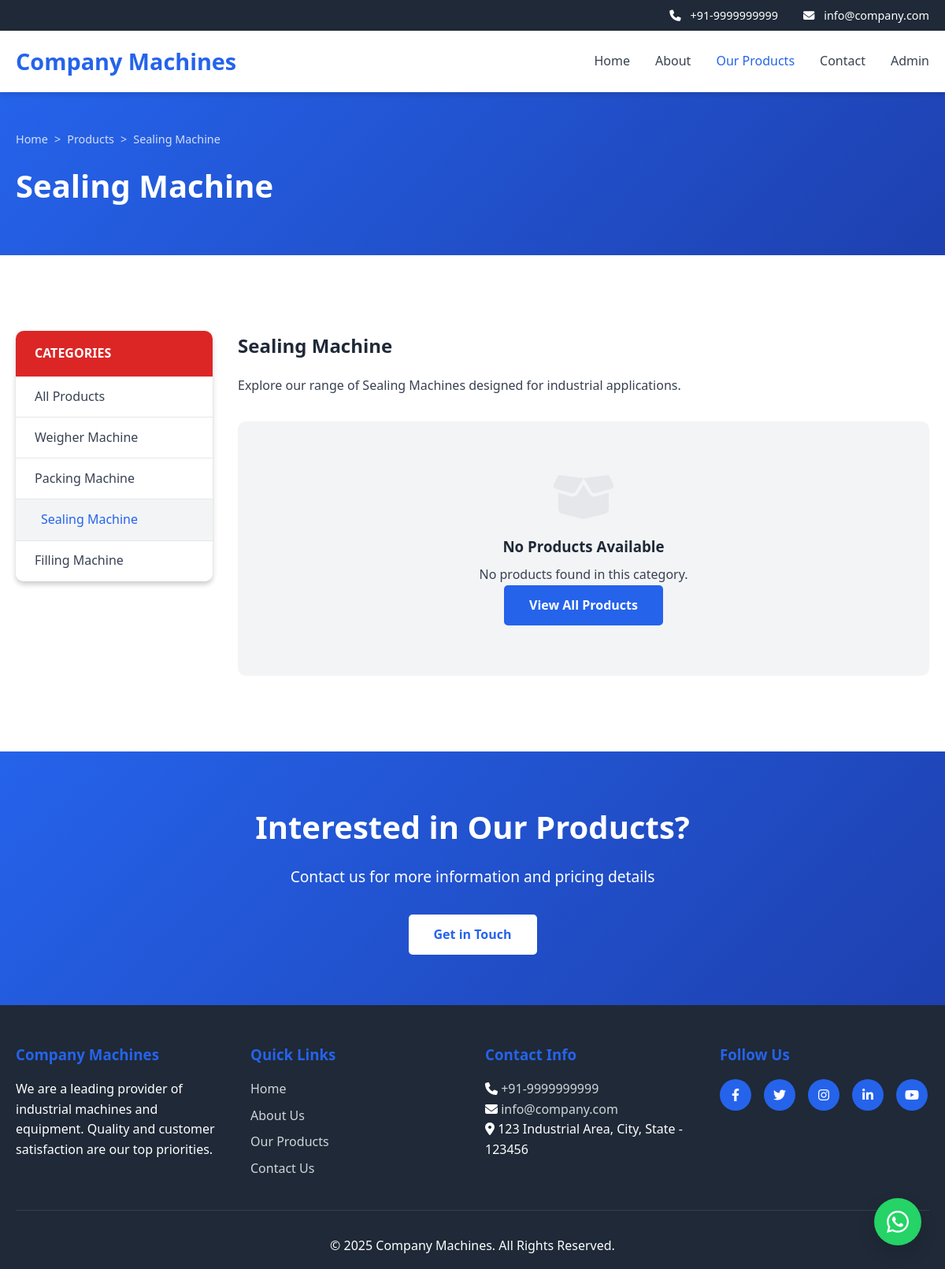
Screenshot of /products.php?category=3 with the database file from the repository.
### tables this page shows
CREATE TABLE IF NOT EXISTS categories (
    id INT PRIMARY KEY AUTO_INCREMENT,
    name VARCHAR(100) NOT NULL,
    slug VARCHAR(100) NOT NULL,
    parent_id INT DEFAULT NULL,
    display_order INT DEFAULT 0,
    created_at TIMESTAMP DEFAULT CURRENT_TIMESTAMP
);

### includes/functions.php (called while the page is built, shortened)
<?php
function getAllSettings() {
    global $conn;
    $query = "SELECT setting_key, setting_value FROM site_settings";
    $result = mysqli_query($conn, $query);
    $settings = [];
    while ($row = mysqli_fetch_assoc($result)) {
        $settings[$row['setting_key']] = $row['setting_value'];
    }
    return $settings;
}
?>

### products.php (the view, shortened to what this page needs)
<?php
require_once 'config.php';
require_once 'includes/functions.php';
$category_id = isset($_GET['category']) ? intval($_GET['category']) : 0;
$cat_query = "SELECT * FROM categories ORDER BY display_order ASC, name ASC";
$cat_result = mysqli_query($conn, $cat_query);
$categories = [];
while ($row = mysqli_fetch_assoc($cat_result)) {
    $categories[] = $row;
}
$current_category = '';
if ($category_id > 0) {
    foreach ($categories as $cat) {
        if ($cat['id'] == $category_id) {
            $current_category = $cat['name'];
            break;
        }
    }
}
include 'includes/header.php';
?>
<section class="page-header products-page-header">
    <div class="container">
        <div class="breadcrumb">
            <a href="index.php">Home</a>
            <span>&gt;</span>
            <a href="products.php">Products</a>
            <?php if ($current_category): ?>
                <span>&gt;</span>
                <span><?php echo htmlspecialchars($current_category); ?></span>
            <?php endif; ?>
        </div>
        <h1><?php echo $current_category ? htmlspecialchars($current_category) : 'Our Products'; ?></h1>
    </div>
</section>
<section class="products-section">
    <div class="container">
        <div class="products-layout">
            <aside class="products-sidebar">
                <div class="sidebar-widget">
                    <h3 class="sidebar-title">CATEGORIES</h3>
                    <ul class="category-list">
                        <li>
                            <a href="products.php" class="<?php echo $category_id == 0 ? 'active' : ''; ?>">
                                All Products
                            </a>
                        </li>
                        <?php foreach ($categories as $cat): ?>
                            <li>
                                <a href="products.php?category=<?php echo $cat['id']; ?>"
                                   class="<?php echo $category_id == $cat['id'] ? 'active' : ''; ?>">
                                    <?php echo htmlspecialchars($cat['name']); ?>
                                </a>
                            </li>
                        <?php endforeach; ?>
                    </ul>
                </div>
            </aside>
            <div class="products-main">
                <?php if ($current_category): ?>
                    <div class="category-description">
                        <h2><?php echo htmlspecialchars($current_category); ?></h2>
                        <p class="show-more-text">
                            Explore our range of <?php echo htmlspecialchars($current_category); ?>s designed for industrial applications.
                        </p>
                    </div>
                <?php endif; ?>
                <div class="products-grid-new">
                    <?php if (mysqli_num_rows($result) > 0): ?>
                        <?php while ($product = mysqli_fetch_assoc($result)): ?>
                            <div class="product-card-new">
                                <a href="product.php?id=<?php echo $product['id']; ?>" class="product-link">
                                    <div class="product-image-wrapper">
                                        <?php if ($product['media_type'] == 'image'): ?>
                                            <img src="<?php echo BASE_URL . $product['media_path']; ?>" alt="<?php echo htmlspecialchars($product['title']); ?>">
                                        <?php else: ?>
                                            <video src="<?php echo BASE_URL . $product['media_path']; ?>" muted></video>
                                        <?php endif; ?>
                                    </div>
                                    <div class="product-card-content">
                                        <h3><?php echo strtoupper(htmlspecialchars($product['title'])); ?></h3>
                                        <button class="read-more-btn-new">Read more</button>
                                    </div>
                                </a>
                            </div>
                        <?php endwhile; ?>
                    <?php else: ?>
                        <div class="no-products-message">
                            <i class="fas fa-box-open"></i>
                            <h3>No Products Available</h3>
                            <p>No products found in this category.</p>
                            <a href="products.php" class="btn btn-primary">View All Products</a>
                        </div>
                    <?php endif; ?>
                </div>
            </div>
        </div>
    </div>
</section>
<section class="cta-section">
    <div class="container">
        <h2>Interested in Our Products?</h2>
        <p>Contact us for more information and pricing details</p>
        <a href="contact.php" class="btn btn-light">Get in Touch</a>
    </div>
</section>
<?php include 'includes/footer.php'; ?>

### css/style.css (style rules this page uses)
* { margin: 0; padding: 0; box-sizing: border-box; }
:root { --primary-color: #2563eb; --secondary-color: #1e40af; --accent-color: #dc2626; --success-color: #10b981; --danger-color: #ef4444; --warning-color: #f59e0b; --dark-color: #1f2937; --light-color: #f3f4f6; --white-color: #ffffff; --text-color: #374151; --border-color: #e5e7eb; --shadow: 0 4px 6px rgba(0, 0, 0, 0.1); --shadow-lg: 0 10px 25px rgba(0, 0, 0, 0.1); }
body { font-family: 'Segoe UI', Tahoma, Geneva, Verdana, sans-serif; line-height: 1.6; color: var(--text-color); background-color: var(--white-color); }
a { text-decoration: none; color: inherit; }
.container { max-width: 1200px; margin: 0 auto; padding: 0 20px; }
section { padding: 4rem 0; }
.cta-section { background: linear-gradient(135deg, var(--primary-color), var(--secondary-color)); color: white; text-align: center; }
.cta-section h2 { font-size: 2.5rem; margin-bottom: 1rem; }
.cta-section p { font-size: 1.2rem; margin-bottom: 2rem; }
.btn { display: inline-block; padding: 0.8rem 2rem; border-radius: 5px; text-decoration: none; font-weight: 600; transition: all 0.3s; border: none; cursor: pointer; }
.btn-primary { background-color: var(--primary-color); color: white; }
.btn-light { background-color: white; color: var(--primary-color); }
.breadcrumb { display: flex; align-items: center; gap: 0.5rem; margin-bottom: 1rem; font-size: 0.9rem; flex-wrap: wrap; }
.breadcrumb a { color: var(--primary-color); text-decoration: none; }
.breadcrumb span { color: var(--text-color); }
.page-header { background: linear-gradient(135deg, var(--primary-color), var(--secondary-color)); color: white; padding: 3rem 0; }
.page-header h1 { font-size: 2.5rem; margin-bottom: 0.5rem; }
.page-header .breadcrumb { margin-bottom: 1rem; }
.page-header .breadcrumb a, .page-header .breadcrumb span { color: rgba(255, 255, 255, 0.8); }
.products-page-header { background: linear-gradient(135deg, var(--primary-color) 0%, var(--secondary-color) 100%); padding: 3rem 0; }
.products-layout { display: grid; grid-template-columns: 250px 1fr; gap: 2rem; align-items: start; padding: 2rem 0; }
.products-sidebar { position: sticky; top: 100px; background: white; border-radius: 10px; box-shadow: var(--shadow); }
.sidebar-widget { background: white; border-radius: 10px; overflow: hidden; box-shadow: var(--shadow); }
.sidebar-title { background-color: var(--accent-color); color: white; padding: 1rem 1.5rem; font-size: 1rem; font-weight: 600; }
.category-list { list-style: none; }
.category-list li { border-bottom: 1px solid var(--border-color); }
.category-list li:last-child { border-bottom: none; }
.category-list a { display: block; padding: 0.8rem 1.5rem; color: var(--text-color); transition: all 0.3s; text-decoration: none; }
.category-list a:hover, .category-list a.active { background-color: var(--light-color); color: var(--primary-color); padding-left: 2rem; }
.products-main { min-width: 0; }
.category-description { margin-bottom: 2rem; }
.category-description h2 { color: var(--dark-color); margin-bottom: 1rem; }
.show-more-text { color: var(--text-color); line-height: 1.8; }
.products-grid-new { display: grid; grid-template-columns: repeat(3, 1fr); gap: 1.5rem; }
.no-products-message { grid-column: 1 / -1; text-align: center; padding: 4rem 2rem; background-color: var(--light-color); border-radius: 10px; }
.no-products-message i { font-size: 4rem; color: var(--border-color); margin-bottom: 1rem; }
.no-products-message h3 { color: var(--dark-color); margin-bottom: 0.5rem; }

### rows the page displays
categories: name "Sealing Machine"
categories: name "Weigher Machine"
categories: name "Packing Machine"
categories: name "Filling Machine"

### other values shown
$header_phone "+91-9999999999"
$header_email "info@company.com"
$site_name "Company Machines"
$footer_about "We are a leading provider of industrial machines and equipment. Quality and customer satisfaction are our top priorities."
$footer_phone "+91-9999999999"
$footer_email "info@company.com"
$footer_address "123 Industrial Area, City, State - 123456"
